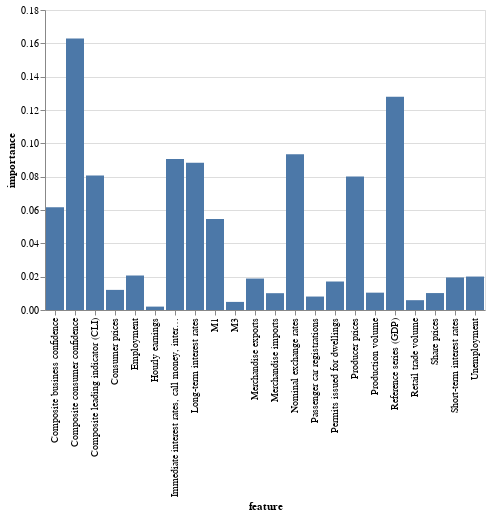

Notebook cell for this chart:
### Code cell
import polars as pl
from sklearn.model_selection import train_test_split

from data_shaping import build_dataset
from model import build_feature_df, import_pipeline

oecd_csv = ('data/final/oecd.csv')
acled_csv = ('data/final/acled.csv')
data_csv = ('data/final/data.csv')
model_pkl = ('random_forest.pkl')
data = build_dataset(oecd_csv, acled_csv, data_csv, read_data_csv=False)
X = data.drop(['iso', 'year_month', 'incidents'])
y = data['incidents']
X_train, X_test, y_train, y_test = train_test_split(X, y)
pipe = import_pipeline(X_train, y_train, model_pkl)
coeffs = build_feature_df(pipe)
if isinstance(coeffs, pl.DataFrame):
    coeffs.plot.bar(x='feature', y='importance')

### Figure 1 — Vega-Lite specification as saved in the notebook (floating-point values rounded to 4 significant figures)
{"config": {"view": {"continuousWidth": 300, "continuousHeight": 300}}, "data": {"name": "data-b3ca3b94626d174d5ef5d13ca9907268"}, "mark": {"type": "bar", "tooltip": true}, "encoding": {"x": {"field": "feature", "type": "nominal"}, "y": {"field": "importance", "type": "quantitative"}}, "params": [{"name": "param_1e9efca18e7a2868", "select": {"type": "interval", "encodings": ["x", "y"]}, "bind": "scales"}], "$schema": "https://vega.github.io/schema/vega-lite/v6.1.0.json", "datasets": {"data-b3ca3b94626d174d5ef5d13ca9907268": [{"feature": "Immediate interest rates, call money, interbank rate", "importance": 0.09055}, {"feature": "Unemployment", "importance": 0.02007}, {"feature": "Passenger car registrations", "importance": 0.008074}, {"feature": "Long-term interest rates", "importance": 0.08833}, {"feature": "Production volume", "importance": 0.01041}, {"feature": "Share prices", "importance": 0.01016}, {"feature": "Consumer prices", "importance": 0.01207}, {"feature": "Merchandise exports", "importance": 0.01887}, {"feature": "Hourly earnings", "importance": 0.002036}, {"feature": "Merchandise imports", "importance": 0.01009}, {"feature": "Retail trade volume", "importance": 0.005891}, {"feature": "Composite consumer confidence", "importance": 0.1628}, {"feature": "M3", "importance": 0.004859}, {"feature": "Composite leading indicator (CLI)", "importance": 0.08065}, {"feature": "Producer prices", "importance": 0.08014}, {"feature": "Short-term interest rates", "importance": 0.01952}, {"feature": "Permits issued for dwellings", "importance": 0.0171}, {"feature": "M1", "importance": 0.05456}, {"feature": "Composite business confidence", "importance": 0.06171}, {"feature": "Nominal exchange rates", "importance": 0.09349}, {"feature": "Employment", "importance": 0.0207}, {"feature": "Reference series (GDP)", "importance": 0.1279}]}}
